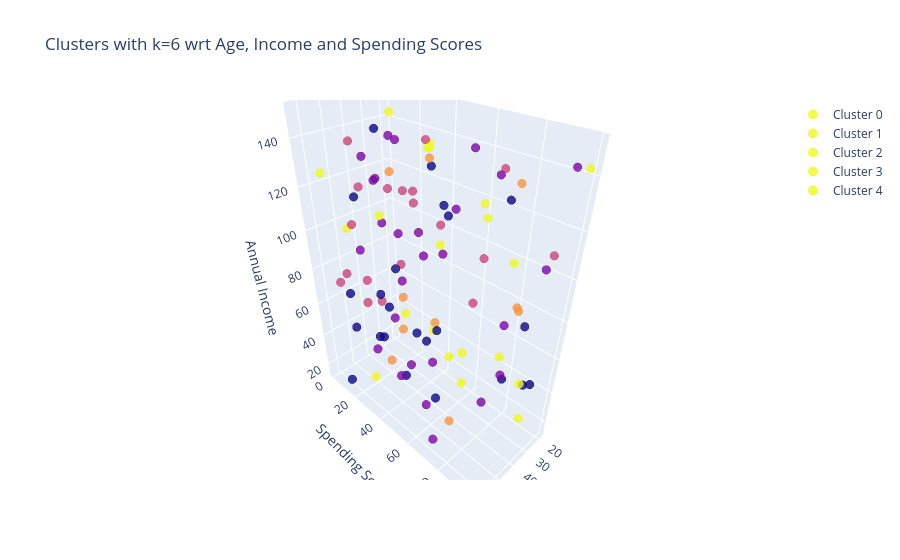

Notebook cell for this chart:
### Code cell
import plotly as py
import plotly.graph_objs as go

def tracer(db, n, name):
    '''
    This function returns trace object for Plotly
    '''
    return go.Scatter3d(
        x = db[db['labels']==n]['Age'],
        y = db[db['labels']==n]['Spending Score (1-100)'],
        z = db[db['labels']==n]['Annual Income (k$)'],
        mode = 'markers',
        name = name,
        marker = dict(
            color = KM6_df['labels'],
            size = 5,
            line=dict(
            color= KM6_df['labels'],
            width= 12
        ),
        opacity=0.8
        )
     )

trace0 = tracer(KM6_df, 0, 'Cluster 0')
trace1 = tracer(KM6_df, 1, 'Cluster 1')
trace2 = tracer(KM6_df, 2, 'Cluster 2')
trace3 = tracer(KM6_df, 3, 'Cluster 3')
trace4 = tracer(KM6_df, 4, 'Cluster 4')
trace5 = tracer(KM6_df, 5, 'Cluster 5')

trace_data = [trace0, trace1, trace2, trace3, trace4, trace5]

layout = go.Layout(
    title = 'Clusters with k=6 wrt Age, Income and Spending Scores',
    scene = dict(
            xaxis = dict(title = 'Age'),
            yaxis = dict(title = 'Spending Score'),
            zaxis = dict(title = 'Annual Income')
        )
)

fig = go.Figure(data=trace_data, layout=layout)
py.offline.iplot(fig)

### Figure 1 — Plotly figure (JSON) as saved in the notebook; plotly's stock layout.template omitted (floating-point values rounded to 4 significant figures)
{"data": [{"marker": {"color": [4, 0, 4, 2, 3, 0, 3, 4, 4, 0, 2, 1, 0, 1, 1, 2, 1, 1, 2, 1, 1, 1, 0, 0, 0, 2, 4, 1, 1, 2, 1, 0, 4, 3, 1, 0, 3, 4, 3, 0, 3, 2, 3, 1, 1, 2, 0, 1, 4, 1, 1, 0, 3, 1, 2, 3, 4, 0, 4, 3, 3, 3, 4, 3, 4, 3, 2, 3, 4, 1, 3, 1, 2, 0, 2, 3, 1, 1, 4, 1, 4, 0, 3, 4, 0, 1, 1, 0, 1, 0, 4, 4, 0, 4, 4, 4, 2, 3, 1, 2], "line": {"color": [4, 0, 4, 2, 3, 0, 3, 4, 4, 0, 2, 1, 0, 1, 1, 2, 1, 1, 2, 1, 1, 1, 0, 0, 0, 2, 4, 1, 1, 2, 1, 0, 4, 3, 1, 0, 3, 4, 3, 0, 3, 2, 3, 1, 1, 2, 0, 1, 4, 1, 1, 0, 3, 1, 2, 3, 4, 0, 4, 3, 3, 3, 4, 3, 4, 3, 2, 3, 4, 1, 3, 1, 2, 0, 2, 3, 1, 1, 4, 1, 4, 0, 3, 4, 0, 1, 1, 0, 1, 0, 4, 4, 0, 4, 4, 4, 2, 3, 1, 2], "width": 12}, "opacity": 0.8, "size": 5}, "mode": "markers", "name": "Cluster 0", "type": "scatter3d", "x": [46, 38, 28, 53, 19, 38, 50, 45, 61, 38, 26, 64, 31, 31, 33, 64, 42, 58, 62], "y": [1, 89, 94, 7, 32, 9, 99, 54, 72, 99, 66, 41, 48, 8, 64, 61, 4, 64, 44], "z": [95, 55, 26, 76, 41, 29, 104, 146, 85, 59, 98, 143, 117, 95, 144, 137, 83, 112, 84]}, {"marker": {"color": [4, 0, 4, 2, 3, 0, 3, 4, 4, 0, 2, 1, 0, 1, 1, 2, 1, 1, 2, 1, 1, 1, 0, 0, 0, 2, 4, 1, 1, 2, 1, 0, 4, 3, 1, 0, 3, 4, 3, 0, 3, 2, 3, 1, 1, 2, 0, 1, 4, 1, 1, 0, 3, 1, 2, 3, 4, 0, 4, 3, 3, 3, 4, 3, 4, 3, 2, 3, 4, 1, 3, 1, 2, 0, 2, 3, 1, 1, 4, 1, 4, 0, 3, 4, 0, 1, 1, 0, 1, 0, 4, 4, 0, 4, 4, 4, 2, 3, 1, 2], "line": {"color": [4, 0, 4, 2, 3, 0, 3, 4, 4, 0, 2, 1, 0, 1, 1, 2, 1, 1, 2, 1, 1, 1, 0, 0, 0, 2, 4, 1, 1, 2, 1, 0, 4, 3, 1, 0, 3, 4, 3, 0, 3, 2, 3, 1, 1, 2, 0, 1, 4, 1, 1, 0, 3, 1, 2, 3, 4, 0, 4, 3, 3, 3, 4, 3, 4, 3, 2, 3, 4, 1, 3, 1, 2, 0, 2, 3, 1, 1, 4, 1, 4, 0, 3, 4, 0, 1, 1, 0, 1, 0, 4, 4, 0, 4, 4, 4, 2, 3, 1, 2], "width": 12}, "opacity": 0.8, "size": 5}, "mode": "markers", "name": "Cluster 1", "type": "scatter3d", "x": [41, 57, 41, 39, 19, 61, 47, 55, 61, 42, 59, 64, 21, 42, 43, 37, 45, 61, 61, 27, 25, 31, 57, 41, 43, 62, 18], "y": [99, 16, 90, 2, 1, 12, 69, 37, 80, 3, 24, 75, 93, 18, 54, 80, 61, 68, 30, 51, 98, 21, 97, 48, 19, 35, 99], "z": [62, 51, 113, 49, 115, 15, 19, 117, 77, 110, 110, 27, 42, 122, 44, 142, 106, 41, 145, 115, 144, 68, 143, 52, 38, 130, 142]}, {"marker": {"color": [4, 0, 4, 2, 3, 0, 3, 4, 4, 0, 2, 1, 0, 1, 1, 2, 1, 1, 2, 1, 1, 1, 0, 0, 0, 2, 4, 1, 1, 2, 1, 0, 4, 3, 1, 0, 3, 4, 3, 0, 3, 2, 3, 1, 1, 2, 0, 1, 4, 1, 1, 0, 3, 1, 2, 3, 4, 0, 4, 3, 3, 3, 4, 3, 4, 3, 2, 3, 4, 1, 3, 1, 2, 0, 2, 3, 1, 1, 4, 1, 4, 0, 3, 4, 0, 1, 1, 0, 1, 0, 4, 4, 0, 4, 4, 4, 2, 3, 1, 2], "line": {"color": [4, 0, 4, 2, 3, 0, 3, 4, 4, 0, 2, 1, 0, 1, 1, 2, 1, 1, 2, 1, 1, 1, 0, 0, 0, 2, 4, 1, 1, 2, 1, 0, 4, 3, 1, 0, 3, 4, 3, 0, 3, 2, 3, 1, 1, 2, 0, 1, 4, 1, 1, 0, 3, 1, 2, 3, 4, 0, 4, 3, 3, 3, 4, 3, 4, 3, 2, 3, 4, 1, 3, 1, 2, 0, 2, 3, 1, 1, 4, 1, 4, 0, 3, 4, 0, 1, 1, 0, 1, 0, 4, 4, 0, 4, 4, 4, 2, 3, 1, 2], "width": 12}, "opacity": 0.8, "size": 5}, "mode": "markers", "name": "Cluster 2", "type": "scatter3d", "x": [60, 28, 20, 41, 29, 44, 56, 31, 25, 46, 53, 48, 26, 61], "y": [92, 42, 60, 48, 19, 20, 99, 82, 33, 59, 54, 27, 46, 37], "z": [137, 47, 118, 145, 56, 66, 148, 58, 135, 26, 127, 127, 110, 53]}, {"marker": {"color": [4, 0, 4, 2, 3, 0, 3, 4, 4, 0, 2, 1, 0, 1, 1, 2, 1, 1, 2, 1, 1, 1, 0, 0, 0, 2, 4, 1, 1, 2, 1, 0, 4, 3, 1, 0, 3, 4, 3, 0, 3, 2, 3, 1, 1, 2, 0, 1, 4, 1, 1, 0, 3, 1, 2, 3, 4, 0, 4, 3, 3, 3, 4, 3, 4, 3, 2, 3, 4, 1, 3, 1, 2, 0, 2, 3, 1, 1, 4, 1, 4, 0, 3, 4, 0, 1, 1, 0, 1, 0, 4, 4, 0, 4, 4, 4, 2, 3, 1, 2], "line": {"color": [4, 0, 4, 2, 3, 0, 3, 4, 4, 0, 2, 1, 0, 1, 1, 2, 1, 1, 2, 1, 1, 1, 0, 0, 0, 2, 4, 1, 1, 2, 1, 0, 4, 3, 1, 0, 3, 4, 3, 0, 3, 2, 3, 1, 1, 2, 0, 1, 4, 1, 1, 0, 3, 1, 2, 3, 4, 0, 4, 3, 3, 3, 4, 3, 4, 3, 2, 3, 4, 1, 3, 1, 2, 0, 2, 3, 1, 1, 4, 1, 4, 0, 3, 4, 0, 1, 1, 0, 1, 0, 4, 4, 0, 4, 4, 4, 2, 3, 1, 2], "width": 12}, "opacity": 0.8, "size": 5}, "mode": "markers", "name": "Cluster 3", "type": "scatter3d", "x": [25, 56, 32, 20, 24, 26, 35, 24, 64, 53, 57, 21, 23, 21, 35, 51, 32, 62, 41], "y": [57, 50, 24, 36, 84, 89, 25, 33, 14, 8, 7, 67, 33, 76, 86, 38, 27, 97, 6], "z": [19, 42, 50, 100, 80, 76, 42, 135, 130, 65, 73, 132, 127, 66, 53, 127, 16, 67, 66]}, {"marker": {"color": [4, 0, 4, 2, 3, 0, 3, 4, 4, 0, 2, 1, 0, 1, 1, 2, 1, 1, 2, 1, 1, 1, 0, 0, 0, 2, 4, 1, 1, 2, 1, 0, 4, 3, 1, 0, 3, 4, 3, 0, 3, 2, 3, 1, 1, 2, 0, 1, 4, 1, 1, 0, 3, 1, 2, 3, 4, 0, 4, 3, 3, 3, 4, 3, 4, 3, 2, 3, 4, 1, 3, 1, 2, 0, 2, 3, 1, 1, 4, 1, 4, 0, 3, 4, 0, 1, 1, 0, 1, 0, 4, 4, 0, 4, 4, 4, 2, 3, 1, 2], "line": {"color": [4, 0, 4, 2, 3, 0, 3, 4, 4, 0, 2, 1, 0, 1, 1, 2, 1, 1, 2, 1, 1, 1, 0, 0, 0, 2, 4, 1, 1, 2, 1, 0, 4, 3, 1, 0, 3, 4, 3, 0, 3, 2, 3, 1, 1, 2, 0, 1, 4, 1, 1, 0, 3, 1, 2, 3, 4, 0, 4, 3, 3, 3, 4, 3, 4, 3, 2, 3, 4, 1, 3, 1, 2, 0, 2, 3, 1, 1, 4, 1, 4, 0, 3, 4, 0, 1, 1, 0, 1, 0, 4, 4, 0, 4, 4, 4, 2, 3, 1, 2], "width": 12}, "opacity": 0.8, "size": 5}, "mode": "markers", "name": "Cluster 4", "type": "scatter3d", "x": [56, 32, 36, 40, 39, 33, 54, 19, 52, 34, 19, 59, 43, 40, 38, 35, 46, 32, 18, 42, 24], "y": [82, 11, 23, 31, 48, 33, 38, 35, 21, 20, 17, 48, 22, 30, 28, 69, 49, 17, 92, 30, 93], "z": [77, 47, 149, 86, 138, 43, 42, 89, 17, 76, 110, 76, 144, 101, 140, 82, 111, 138, 107, 17, 104]}, {"marker": {"color": [4, 0, 4, 2, 3, 0, 3, 4, 4, 0, 2, 1, 0, 1, 1, 2, 1, 1, 2, 1, 1, 1, 0, 0, 0, 2, 4, 1, 1, 2, 1, 0, 4, 3, 1, 0, 3, 4, 3, 0, 3, 2, 3, 1, 1, 2, 0, 1, 4, 1, 1, 0, 3, 1, 2, 3, 4, 0, 4, 3, 3, 3, 4, 3, 4, 3, 2, 3, 4, 1, 3, 1, 2, 0, 2, 3, 1, 1, 4, 1, 4, 0, 3, 4, 0, 1, 1, 0, 1, 0, 4, 4, 0, 4, 4, 4, 2, 3, 1, 2], "line": {"color": [4, 0, 4, 2, 3, 0, 3, 4, 4, 0, 2, 1, 0, 1, 1, 2, 1, 1, 2, 1, 1, 1, 0, 0, 0, 2, 4, 1, 1, 2, 1, 0, 4, 3, 1, 0, 3, 4, 3, 0, 3, 2, 3, 1, 1, 2, 0, 1, 4, 1, 1, 0, 3, 1, 2, 3, 4, 0, 4, 3, 3, 3, 4, 3, 4, 3, 2, 3, 4, 1, 3, 1, 2, 0, 2, 3, 1, 1, 4, 1, 4, 0, 3, 4, 0, 1, 1, 0, 1, 0, 4, 4, 0, 4, 4, 4, 2, 3, 1, 2], "width": 12}, "opacity": 0.8, "size": 5}, "mode": "markers", "name": "Cluster 5", "type": "scatter3d", "x": [], "y": [], "z": []}], "layout": {"scene": {"xaxis": {"title": {"text": "Age"}}, "yaxis": {"title": {"text": "Spending Score"}}, "zaxis": {"title": {"text": "Annual Income"}}}, "title": {"text": "Clusters with k=6 wrt Age, Income and Spending Scores"}}}
